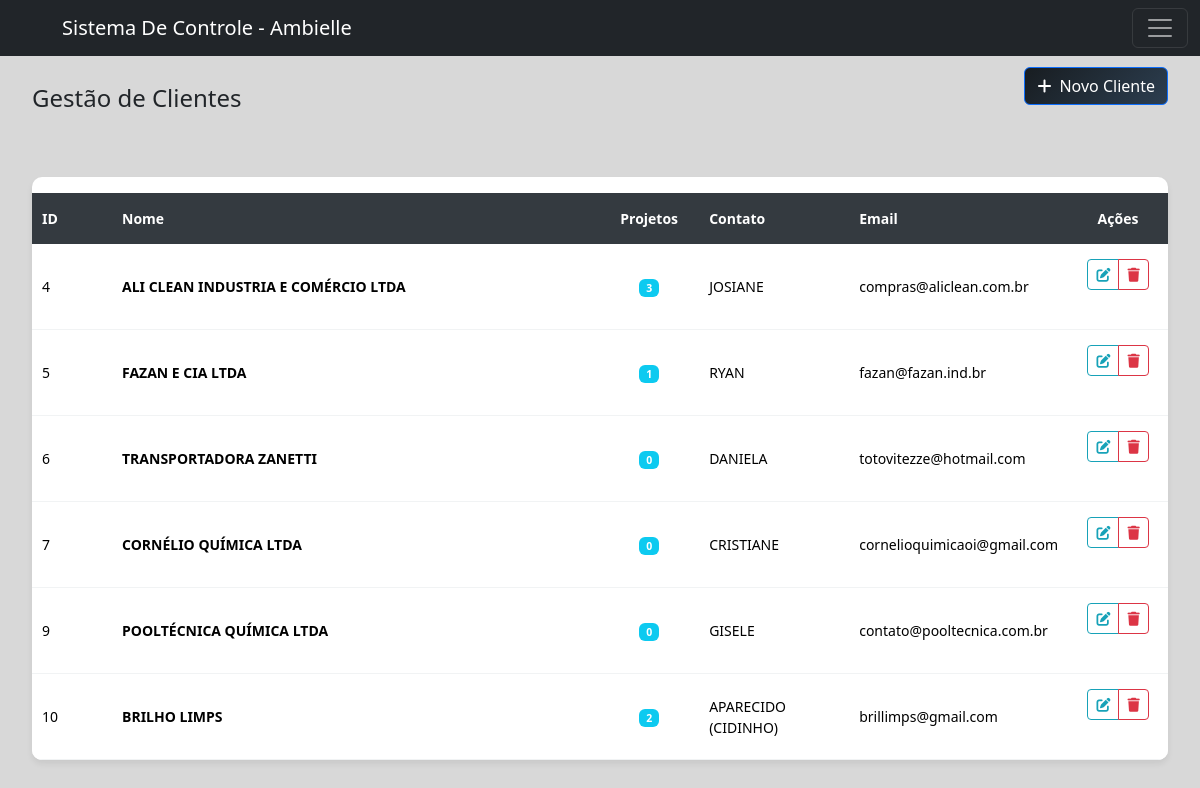
The page /ambielle/listaClientes/ (signed in) on the database its author committed.
### workflow/models.py (models this page shows, shortened)
class Cliente(models.Model):
    nome = models.CharField(max_length=255)
    endereco = models.CharField(max_length=255)
    numero = models.IntegerField(null=True)
    bairro = models.CharField(max_length=255, blank=True, null=True)
    razao_social = models.CharField(max_length=255, blank=True, null=True)
    telefone = models.CharField(max_length=15)
    email = models.EmailField()
    contato_principal = models.CharField(max_length=255)
    contato_secundario = models.CharField(max_length=255, blank=True, null=True)
    proposta_link = models.URLField(blank=True, null=True)
    cnpj = models.CharField(max_length=15)

### workflow/views/getPage.py (the view)
# urls.py: path('ambielle/listaClientes/', views.getCliente, name='getCliente'),
@login_required(login_url='workflow:login')
def getCliente(request):
    title = 'Lista de Clientes'
    clientes = Cliente.objects.annotate(
        total_tarefas=Count('tarefa')
    ).order_by('id')
    paginator = Paginator(clientes, 15)
    page_number = request.GET.get('page')
    page_obj = paginator.get_page(page_number)
    context = {
        'title': title,
        'page_obj': page_obj,
    }
    return render(
        request,
        'workflow/getClientes.html',
        context,
    )

### workflow/templates/workflow/getClientes.html (shortened to what this page needs)
{% extends 'global/base.html' %}
{% load static %}
{% block content %}
  <main>
    <div class="container-fluid py-4">
      <div class="d-flex justify-content-between align-items-center mb-4">
        <h2 class="h4 text-dark mb-0">Gestão de Clientes</h2>
        <button type="button" class="btn btn-primary open-modal-btn" data-url="{% url 'workflow:createCliente' %}">
          <i class="fas fa-plus me-2"></i>Novo Cliente
        </button>
      </div>
    </div>
    <div class="container-fluid">
      <div class="card">
        <div class="card-body p-0">
          <div class="table-responsive">
            <table class="table table-hover mb-0">
              <thead>
                <tr>
                  <th width="80">ID</th>
                  <th>Nome</th>
                  <th width="100" class="text-center">Projetos</th>
                  <th width="150">Contato</th>
                  <th width="200">Email</th>
                  <th width="100" class="text-center">Ações</th>
                </tr>
              </thead>
            <tbody>
              {% for cliente in page_obj %}
                <tr>
                  <td>{{ cliente.id }}</td>
                  <td><strong>{{ cliente.nome }}</strong></td>
                  <td class="text-center">
                    <span class="badge bg-info">{{ cliente.total_tarefas|default:0 }}</span>
                  </td>
                  <td>{{ cliente.contato_principal|default:"-" }}</td>
                  <td>{{ cliente.email|default:"-" }}</td>
                  <td class="text-center">
                    <div class="btn-group" role="group">
                      <button type="button" class="btn btn-sm btn-outline-primary edit-client"
                              data-url="{% url 'workflow:updateCliente' cliente.id %}"
                              title="Editar">
                        <i class="fas fa-edit"></i>
                      </button>
                      <a href="{% url 'workflow:deleteCliente' cliente.id %}"
                         class="btn btn-sm btn-outline-danger"
                         onclick="return confirm('Tem certeza que deseja excluir este cliente?');"
                         title="Excluir">
                        <i class="fas fa-trash"></i>
                      </a>
                    </div>
                  </td>
                </tr>
              {% endfor %}
            </tbody>
          </table>
        </div>
      </div>
  </main>
{% endblock %}

### base_static/global/css/modal_padrao.css (style rules this page uses)
:root { --modal-primary-color: #17a2b8; --modal-primary-hover: #138496; --modal-primary-dark: #117a8b; --modal-secondary-color: #6c757d; --modal-secondary-hover: #545b62; --modal-error-color: #e74c3c; --modal-success-color: #28a745; }

### base_static/global/css/variables.css (style rules this page uses)
:root { @import url('https://fonts.googleapis.com/css2?family=Cabin+Condensed:wght@400;500;600;700&family=Roboto+Mono:ital,wght@0,100..700;1,100..700&display=swap'); --primary-color: #6fddd8; --secondary-color: #181D21; --hover-sidebar: #3e4246; --background-color: #D1D2D4; --color-alt-list: #0fbeb6; --padding: 16px; --primary-font: 'Cabin Condensed', sans-serif; --secondary-font: 'Roboto Mono', sans-serif; }
body { margin: 0; padding: 20px; display: flex; min-height: 100vh; }
main { flex: 1; margin-top: 2%; display: flex; margin-left: 0; flex-direction: column; width: 100%; }

### base_static/global/css/forms.css (style rules this page uses)
.form-actions, .btn { margin-bottom: 1.5rem; }
.btn-primary { background: linear-gradient(135deg, var(--secondary-color), #2c3e50); color: white; }
.text-center { text-align: center; }
.me-2 { margin-right: 0.5rem; }

### base_static/global/css/home.css (style rules this page uses)
.table-responsive { overflow-x: auto; }
.table { width: 100%; margin-top: 1rem; border-collapse: collapse; }
.table th, .table td { padding: 0.75rem; text-align: left; border-bottom: 1px solid #dee2e6; }
.table th { background-color: #f8f9fa; font-weight: 600; }
.text-center { text-align: center; }

### base_static/global/css/timeLine.css (style rules this page uses)
.open-modal-btn { background-color: var(--primary-color); color: black; padding: 10px 20px; border: none; border-radius: 5px; cursor: pointer; font-size: 18px; max-width: 15rem; margin-left: 6%; border: var(--secondary-color) solid 2px ; transition: 0.3s; cursor: pointer; }

### base_static/global/css/suporte.css (style rules this page uses)
.container-fluid .card { border: none; box-shadow: 0 4px 6px rgba(0, 0, 0, 0.07); border-radius: 10px; overflow: hidden; }
.container-fluid .table th { background-color: #343a40 !important; color: white; font-weight: 600; border: none; padding: 15px 10px; font-size: 14px; }
.container-fluid .table td { padding: 15px 10px; vertical-align: middle; border-color: #f1f3f4; font-size: 14px; }
.container-fluid .btn-outline-primary { border-color: #17a2b8; color: #17a2b8; }

### rows shown on the page
Cliente: id "4", nome "ALI CLEAN INDUSTRIA E COMÉRCIO LTDA", total_tarefas "3", contato_principal "JOSIANE", email "compras@aliclean.com.br"
Cliente: id "5", nome "FAZAN E CIA LTDA", total_tarefas "1", contato_principal "RYAN", email "fazan@fazan.ind.br"
Cliente: id "6", nome "TRANSPORTADORA ZANETTI", total_tarefas "0", contato_principal "DANIELA", email "totovitezze@hotmail.com"
Cliente: id "7", nome "CORNÉLIO QUÍMICA LTDA", total_tarefas "0", contato_principal "CRISTIANE", email "cornelioquimicaoi@gmail.com"
Cliente: id "9", nome "POOLTÉCNICA QUÍMICA LTDA", total_tarefas "0", contato_principal "GISELE", email "contato@pooltecnica.com.br"
Cliente: id "10", nome "BRILHO LIMPS", total_tarefas "2", contato_principal "APARECIDO (CIDINHO)", email "brillimps@gmail.com"
